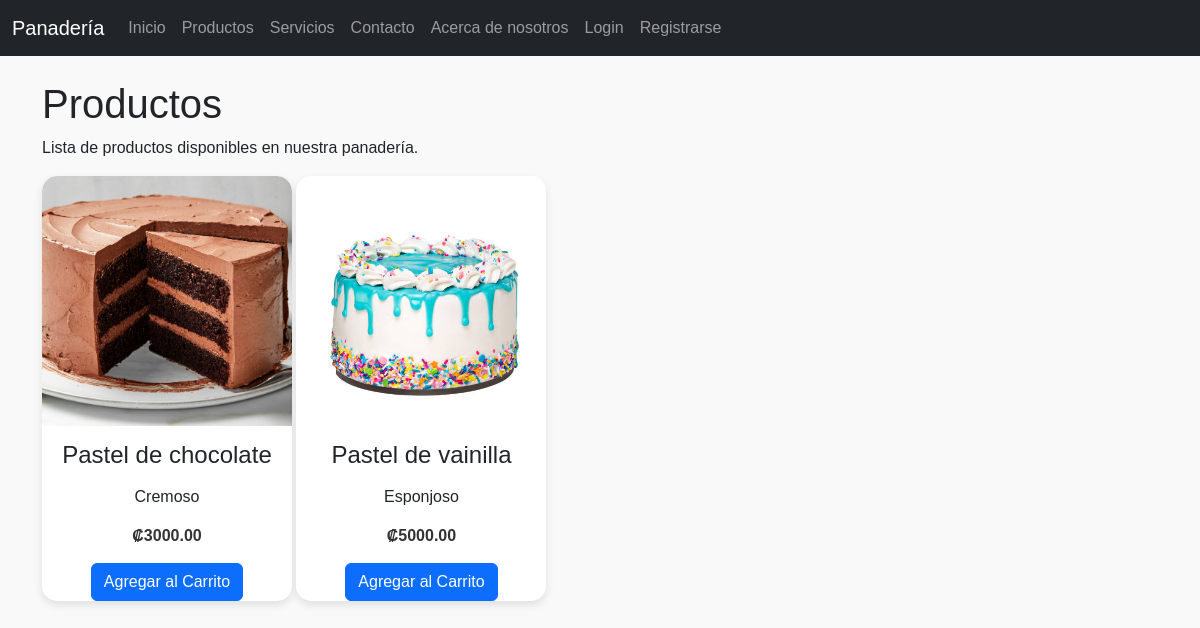
/productos/, run on the app's committed database.
### ProyectoMenu/models.py (models this page shows, shortened)
class Product(models.Model):
    name = models.CharField(max_length=100)
    description = models.TextField()
    price = models.DecimalField(max_digits=10, decimal_places=2)
    image = models.ImageField(upload_to='products/')

### ProyectoMenu/views.py (the view)
# urls.py: path('productos/', views.productos, name='productos'),
def productos(request):
    products = Product.objects.all()
    return render(request, 'paginas/productos.html', {'products': products})

### ProyectoMenu/templates/paginas/productos.html (shortened to what this page needs)
{% extends 'base.html' %}
{% load static %}
{% block contenido %}
    <div class="container mt-4">
        <h1>Productos</h1>
        <p>Lista de productos disponibles en nuestra panadería.</p>
        <section class="productos">
            {% for product in products %}
            <div class="product-card">
                <img src="{{ product.image.url }}" alt="{{ product.name }}">
                <h2>{{ product.name }}</h2>
                <p>{{ product.description }}</p>
                <p class="price">₡{{ product.price }}</p>
                <form method="post" action="{% url 'add_to_cart' product.id %}">
                    <button type="submit" class="btn btn-primary">Agregar al Carrito</button>
                </form>
            </div>
            {% endfor %}
        </section>
    </div>
{% endblock %}

### ProyectoMenu/static/styles/custom.css (style rules this page uses)
body { font-family: Arial, sans-serif; margin: 0; padding: 0; background-color: #f9f9f9; }
.product-card { display: inline-block; background-color: #fff; border-radius: 15px; box-shadow: 0 4px 8px rgba(0, 0, 0, 0.1); max-width: 300px; transition: transform 0.2s; text-align: center; overflow: hidden; position: relative; }
.product-card img { border-radius: 15px 15px 0 0; width: 250px; height: 250px; object-fit: cover; object-position: center; display: block; }
.product-card h2 { font-size: 1.5em; margin: 15px; }
.product-card p { margin: 0 15px 15px; }
.product-card .price { font-weight: bold; color: #333; margin: 0 15px 15px; }

### data on the page
Product: image (picture), name "Pastel de chocolate", description "Cremoso", price "3000.00"
Product: image (picture), name "Pastel de vainilla", description "Esponjoso", price "5000.00"
